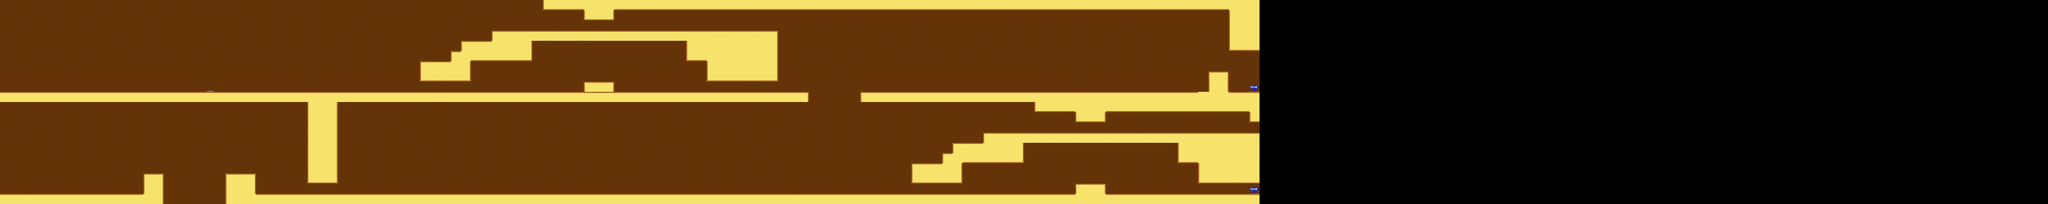

A level layout from a 2D game, rendered from its tile map. Below: a short description, then the map file with tile-grid data replaced by summaries:
An orthogonal 200x20 tile map with 64x64 px tiles, 2 tile layers (Background, Kachelebene 1) and 32 objects (goal).

<map version="1.0" tiledversion="1.1.0" orientation="orthogonal" renderorder="right-down" width="200" height="20" tilewidth="64" tileheight="64" infinite="0" nextobjectid="81">
 <tileset firstgid="1" source="level.tsx" />
 <layer name="Background" width="200" height="20">
  <data>[4000 cells, 2460 non-empty, 9 distinct tile ids]</data>
 </layer>
 <layer name="Kachelebene 1" width="200" height="20">
  <data>[4000 cells, 558 non-empty, 11 distinct tile ids]</data>
 </layer>
 <objectgroup name="Collision">
  <object id="17" name="goal" x="7808" y="0" width="64" height="1280" />
  <object id="25" x="6720" y="1152" width="192" height="128" />
  <object id="26" x="6912" y="1216" width="960" height="64" />
  <object id="33" x="3648" y="512" width="192" height="64" />
  <object id="34" x="3328" y="192" width="960" height="64" />
  <object id="35" x="4288" y="192" width="128" height="192" />
  <object id="39" x="0" y="576" width="5056" height="64" />
  <object id="40" x="5376" y="576" width="2496" height="64" />
  <object id="47" x="6400" y="832" width="960" height="64" />
  <object id="48" x="7360" y="832" width="512" height="192" />
  <object id="50" x="7488" y="1024" width="384" height="64" />
  <object id="52" x="6720" y="640" width="192" height="64" />
  <object id="53" x="7808" y="640" width="64" height="64" />
  <object id="54" x="7680" y="64" width="192" height="192" />
  <object id="56" x="3648" y="0" width="192" height="64" />
  <object id="57" x="3392" y="0" width="256" />
  <object id="58" x="3840" y="0" width="4032" />
  <object id="60" x="4416" y="192" width="448" height="256" />
  <object id="64" x="1920" y="640" width="192" height="448" />
  <object id="65" x="1408" y="1088" width="192" height="192" />
  <object id="66" x="896" y="1088" width="128" height="128" />
  <object id="67" x="0" y="1216" width="1024" height="64" />
  <object id="68" x="1600" y="1216" width="5120" height="64" />
  <object id="70" x="3072" y="192" width="256" height="192" />
  <object id="72" x="2624" y="384" width="320" height="128" />
  <object id="73" x="2816" y="320" width="256" height="64" />
  <object id="74" x="2880" y="256" width="192" height="64" />
  <object id="76" x="5696" y="1024" width="320" height="128" />
  <object id="77" x="5888" y="960" width="512" height="64" />
  <object id="78" x="5952" y="896" width="448" height="64" />
  <object id="79" x="6144" y="832" width="256" height="64" />
  <object id="80" x="7552" y="448" width="128" height="128" />
 </objectgroup>
</map>
